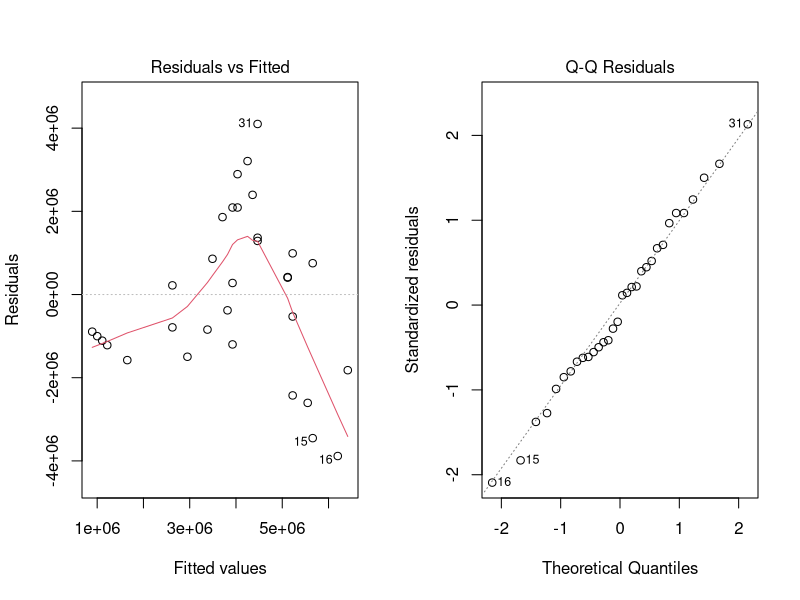
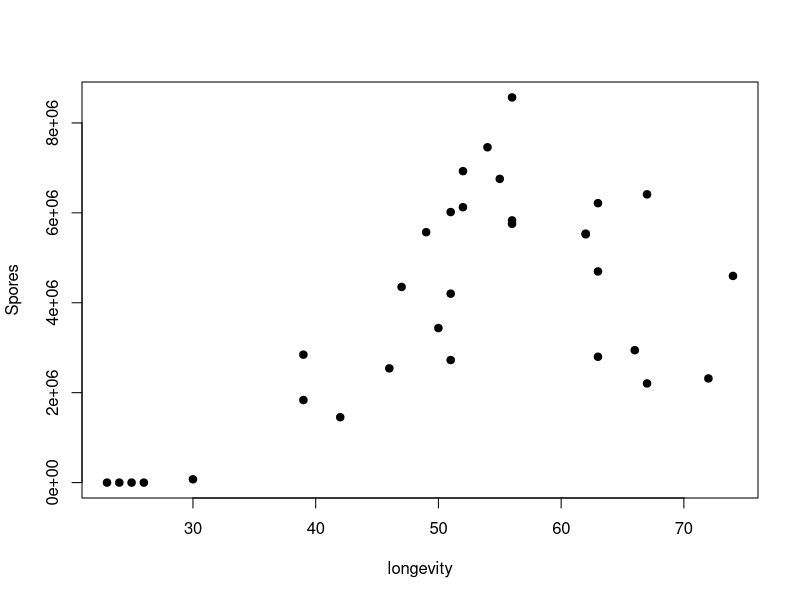
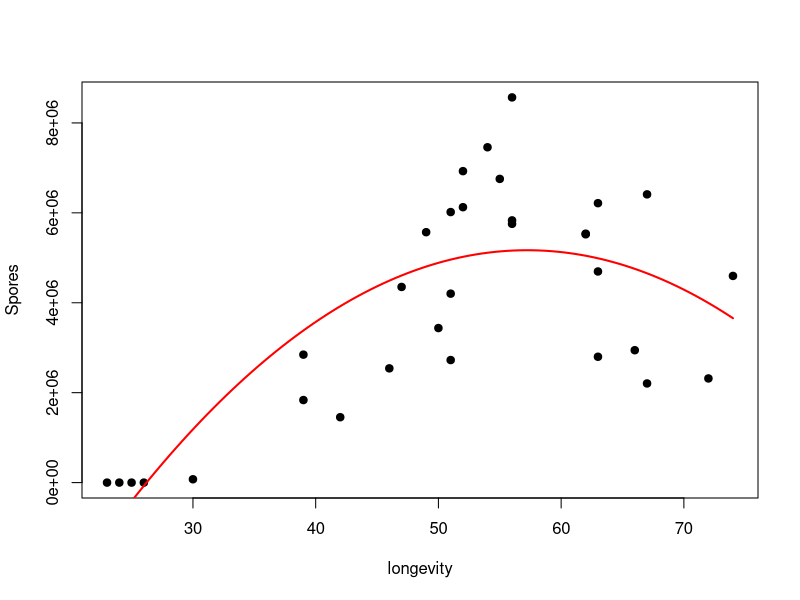
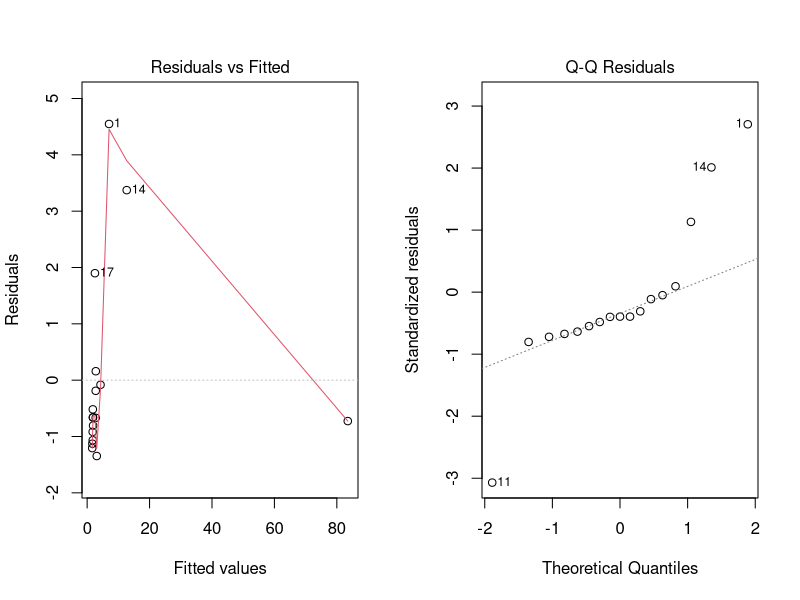
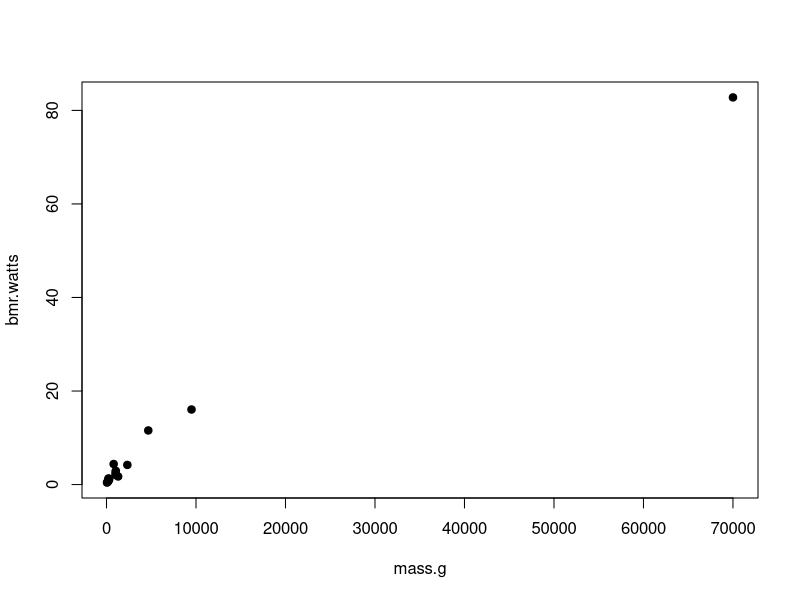
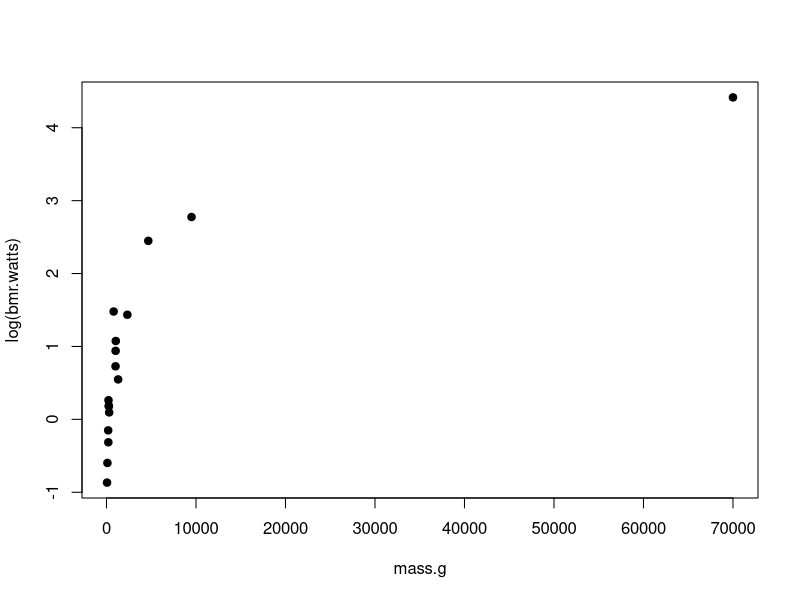
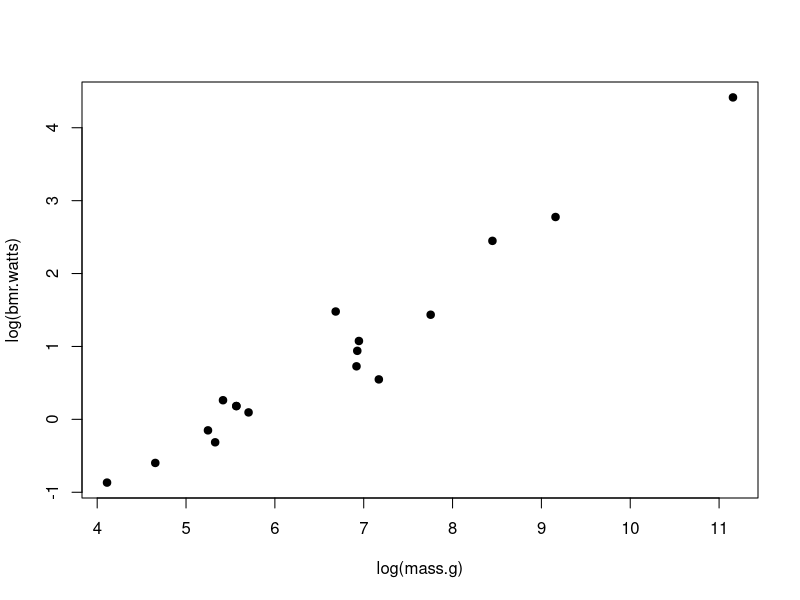
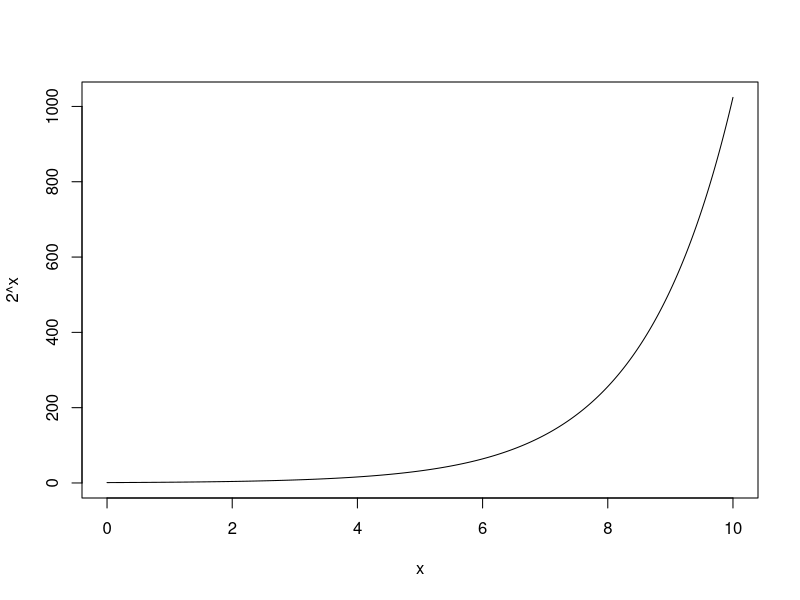

R code for these plots, in order:
## @knitr lecture15prep
primates <- read.csv("./data/17q16PrimateMassMetabolicRate.csv")
fungus <- read.csv("./data/17q22DaphniaParasiteLongevity.csv")



## @knitr fungus_fit_linear
fungus.lm <- lm (Spores ~ longevity, data=fungus)


## @knitr fungus_lienar_diagnostic
par(mfrow=c(1,2))
plot(fungus.lm, which=1:2)
par(mfrow=c(1,1))


## @knitr fungus_plot
plot(Spores ~ longevity, data=fungus, pch=19)

## @knitr  fungus_nonlinear_lm
fungus.lmsq <- lm(Spores ~  longevity +  I(longevity^2), data=fungus)

## @knitr  fungus_nonlinear_summary
summary(fungus.lmsq)

## @knitr fungus_nonlinear_plot
plot(Spores ~ longevity, data=fungus, pch=19)
#
fungusFun <- function(x) coef(fungus.lmsq)[1] + 
  coef(fungus.lmsq)[2]*x + 
  coef(fungus.lmsq)[3]*x^2
#
curve(fungusFun, add=T, col="red", lwd=2)




## @knitr primate_bad_fit
primate.lm <- lm(bmr.watts ~ mass.g, data=primates) 
par(mfrow=c(1,2))
plot(primate.lm, which=1:2)
par(mfrow=c(1,1))


## @knitr primate_plot
plot(bmr.watts ~ mass.g, data=primates, pch=19)


## @knitr primate_plot_trans_log
plot(log(bmr.watts) ~ mass.g, data=primates, pch=19)

## @knitr primate_plot_trans_log_log
plot(log(bmr.watts) ~ log(mass.g), data=primates, pch=19)

## @knitr jensen0
x<-seq(0,10,.01)
plot(x, 2^x, type="l")

## @knitr jensen1
x<-seq(0,10,.01)
plot(x, 2^x, type="l")
points(2, 4, col="red", pch=19, cex=4)
points(8, 2^8, col="red", pch=19, cex=4)


## @knitr jensen2
x<-seq(0,10,.01)
plot(x, 2^x, type="l")
points(2, 4, col="red", pch=19, cex=4)
points(8, 2^8, col="red", pch=19, cex=4)
points(6, 2^6, col="blue", pch=15, cex=4)
text(7, 2^6, label=expression(f(bar(x))), cex=2)



## @knitr jensen3
x<-seq(0,10,.01)
plot(x, 2^x, type="l")
points(2, 4, col="red", pch=19, cex=4)
points(8, 2^8, col="red", pch=19, cex=4)
points(6, 2^6, col="blue", pch=15, cex=4)
text(7, 2^6, label=expression(f(bar(x))), cex=2)
points(6, mean(c(4, 2^8)), col="purple", cex=3, pch=13)
text(5.5, mean(c(5, 2^8))+80, label=expression(bar(f(x))), cex=2)


## @knitr primate_loglog_lm
primateLogLog.lm <- lm(log(bmr.watts) ~ I(log(mass.g)), data=primates)

## @knitr primate_loglog_lm_diagnostic
par(mfrow=c(2,2))
plot(primateLogLog.lm)
par(mfrow=c(1,1))


## @knitr primate_nls
primate.nls <- nls(bmr.watts ~ a*mass.g^b, data=primates, 
                   start=list(a = 0.0172858, b = 0.74160))

## @knitr primate_nls_summaru
summary(primate.nls)

## @knitr primate_nls_diagnostic
par(mfrow=c(1,2))
plot(fitted(primateLogLog.lm), residuals(primateLogLog.lm))
plot(fitted(primate.nls), residuals(primate.nls))
par(mfrow=c(1,1))

## @knitr primate_plot_nls
plot(bmr.watts ~ mass.g, data=primates)

primateFun <- function(x) coef(primate.nls)[1]*x^coef(primate.nls)[2]
primateFun2 <- function(x) exp(coef(primateLogLog.lm)[1])*x^coef(primateLogLog.lm)[2]

curve(primateFun, lwd=2, add=T, col="red")
curve(primateFun2, lwd=2, add=T, col="blue", lty=2)
legend(0,80, legend=c("NLS", "log-log"), col=c("red", "blue"), lty=1:2)


## @knitr kelpLoad
kelp<-read.csv("./data/kelp_holdfast.csv")

## @knitr kelp_lm
kelp.lm <- lm(log(FRONDS) ~ HLD_DIAM, data=kelp)

## @knitr kelp_nls
kelp.nls <- nls(FRONDS ~ a*exp(b*HLD_DIAM), data=kelp, start=list(a=exp(1.27), b=0.028))

## @knitr kelp_lm_diagnostic
par(mfrow=c(1,2))
plot(kelp.lm, which=1:2)
par(mfrow=c(1,1))

## @knitr kelp_nls_diagnostic
plot(residuals(kelp.nls) ~ fitted(kelp.nls))


## @knitr kelp_plot
plot(FRONDS ~ HLD_DIAM, data=kelp, pch=19)

## @knitr kelp_glm
kelp.glm <- glm(FRONDS ~ HLD_DIAM, data=kelp, 
                family=poisson(link="log"))


## @knitr kelp_glm_summary
summary(kelp.glm)

## @knitr kelp_glm_diagnostics
par(mfrow=c(2,3))
plot(kelp.glm, which=c(1:5))
par(mfrow=c(1,1))

## @knitr kelp_glm_residuals
residuals(kelp.glm, type="deviance")
residuals(kelp.glm, type="pearson")
residuals(kelp.glm, type="response")

## @knitr kelp_glm_plot_residuals
par(mfrow=c(2,2))

plot(residuals(kelp.glm) ~ predict(kelp.glm, type="link"), ylab="Deviance Residuals", xlab="Fitted Link")
plot(residuals(kelp.glm) ~ predict(kelp.glm, type="response"), ylab="Deviance Residuals", xlab="Fitted Response")

plot(residuals(kelp.glm, type="response") ~ predict(kelp.glm, type="link"), ylab="Response Residuals", xlab="Fitted Link")
plot(residuals(kelp.glm, type="response") ~ predict(kelp.glm, type="response"), ylab="Response Resdiuals", xlab="Fitted Response")
par(mfrow=c(1,1))


## @knitr kelp_glm_predict
predict(kelp.glm, type="response")
predict(kelp.glm, type="link")

## @knitr kelp_ggplot_fitted
library(ggplot2)
kelp.ggplot <- ggplot() + 
  geom_point(data=kelp, mapping=aes(x=HLD_DIAM, y=FRONDS), size=4) +
  stat_smooth(method="glm", family=poisson(link="log"), colour="red", lwd=2, data=kelp, mapping=aes(x=HLD_DIAM, y=FRONDS)) +
  theme_bw()
kelp.ggplot

## @knitr kelp_ggplot_prediction_intervals
upperCI <- qpois(0.975, lambda = round(fitted(kelp.glm)))
lowerCI <-  qpois(0.025, lambda = round(fitted(kelp.glm)))
HLD <- na.omit(kelp)$HLD_DIAM
#
kelp.ggplot + 
  geom_line(mapping=aes(x=HLD,  y=upperCI), lty=2, col="blue") +
  geom_line(mapping=aes(x=HLD,  y=lowerCI), lty=2, col="blue") 

## @knitr kelp_glm_rsq
cor(fitted(kelp.glm), 
    fitted(kelp.glm) + residuals(kelp.glm, type="response"))^2
summary(kelp.lm)$r.squared


## @knitr kelp_glm2
kelp.glm2 <- glm(FRONDS ~ HLD_DIAM, data=kelp, 
                 family=quasipoisson(link="log"))

## @knitr kelp_glm2_summary
summary(kelp.glm2)

## @knitr kelp_gglm2_fitted
kelp.ggplot2 <- ggplot() + 
  geom_point(data=kelp, mapping=aes(x=HLD_DIAM, y=FRONDS), size=4) +
  stat_smooth(method="glm",  colour="red", lwd=2, data=kelp, mapping=aes(x=HLD_DIAM, y=FRONDS), family=quasipoisson, link="log") +
  theme_bw()
kelp.ggplot2

## @knitr kelp_gglm2_fitted_error
disp <- summary(kelp.glm2)$dispersion
upperCI.qp <- qnorm(0.975, mean = fitted(kelp.glm2), sd=sqrt(fitted(kelp.glm2) * disp))
lowerCI.qp <-  qnorm(0.025, mean = fitted(kelp.glm2), sd=sqrt(fitted(kelp.glm2) * disp))
HLD <- na.omit(kelp)$HLD_DIAM
#
kelp.ggplot2 + geom_line(mapping=aes(x=HLD,  y=upperCI.qp), lty=2, col="blue") +
  geom_line(mapping=aes(x=HLD,  y=lowerCI.qp), lty=2, col="blue")



## @knitr kelp_glm_nb
library(MASS)
#
kelp.glm.nb <- glm.nb(FRONDS ~ HLD_DIAM, data=kelp)

## @knitr kelp_glm_anodev
anova(kelp.glm, kelp.glm.nb)

## @knitr kelp_ggplot_fitted2
kelp.ggplot.nb <- ggplot() + 
  geom_point(data=kelp, mapping=aes(x=HLD_DIAM, y=FRONDS), size=4) +
  stat_smooth(method="glm.nb",  colour="red", lwd=2, data=kelp, mapping=aes(x=HLD_DIAM, y=FRONDS)) +
  theme_bw()
kelp.ggplot.nb

## @knitr kelp_glm2_rsq
cor(fitted(kelp.glm), fitted(kelp.glm) + residuals(kelp.glm, type="response"))^2
cor(fitted(kelp.glm2), fitted(kelp.glm2) + residuals(kelp.glm2, type="response"))^2

## @knitr kelp_ggplot_fitted2_error

upperCI.nb <- qnbinom(0.975, mu = round(fitted(kelp.glm.nb)), size=summary(kelp.glm.nb)$theta)
lowerCI.nb <-  qnbinom(0.025, mu = round(fitted(kelp.glm.nb)), size=summary(kelp.glm.nb)$theta)
HLD <- na.omit(kelp)$HLD_DIAM
#
kelp.ggplot.nb + geom_line(mapping=aes(x=HLD,  y=upperCI.nb), lty=2, col="blue") +
  geom_line(mapping=aes(x=HLD,  y=lowerCI.nb), lty=2, col="blue")



## @knitr load_wolves
wolves<-read.csv("./data/16e2InbreedingWolves.csv")

## @knitr wolf_models
a<-glm(pups ~ inbreeding.coefficient, data=wolves, family=poisson(link="log"))
b<-glm(pups ~ inbreeding.coefficient, data=wolves, family=gaussian(link="identity"))
d<-glm(pups ~ inbreeding.coefficient, data=wolves, family=poisson(link="identity"))

## @knitr wolf_anodev
anova(a,b,d)

## @knitr wolf_diagnostics
par(mfrow=c(3,4))
plot(a)
plot(b)
plot(d)
par(mfrow=c(1,1))

## @knitr_wolf_ggplot
qplot(inbreeding.coefficient, pups, data=wolves) +
  stat_smooth(method="glm", family=poisson(link="identity"), lwd=2) +
  theme_bw()

